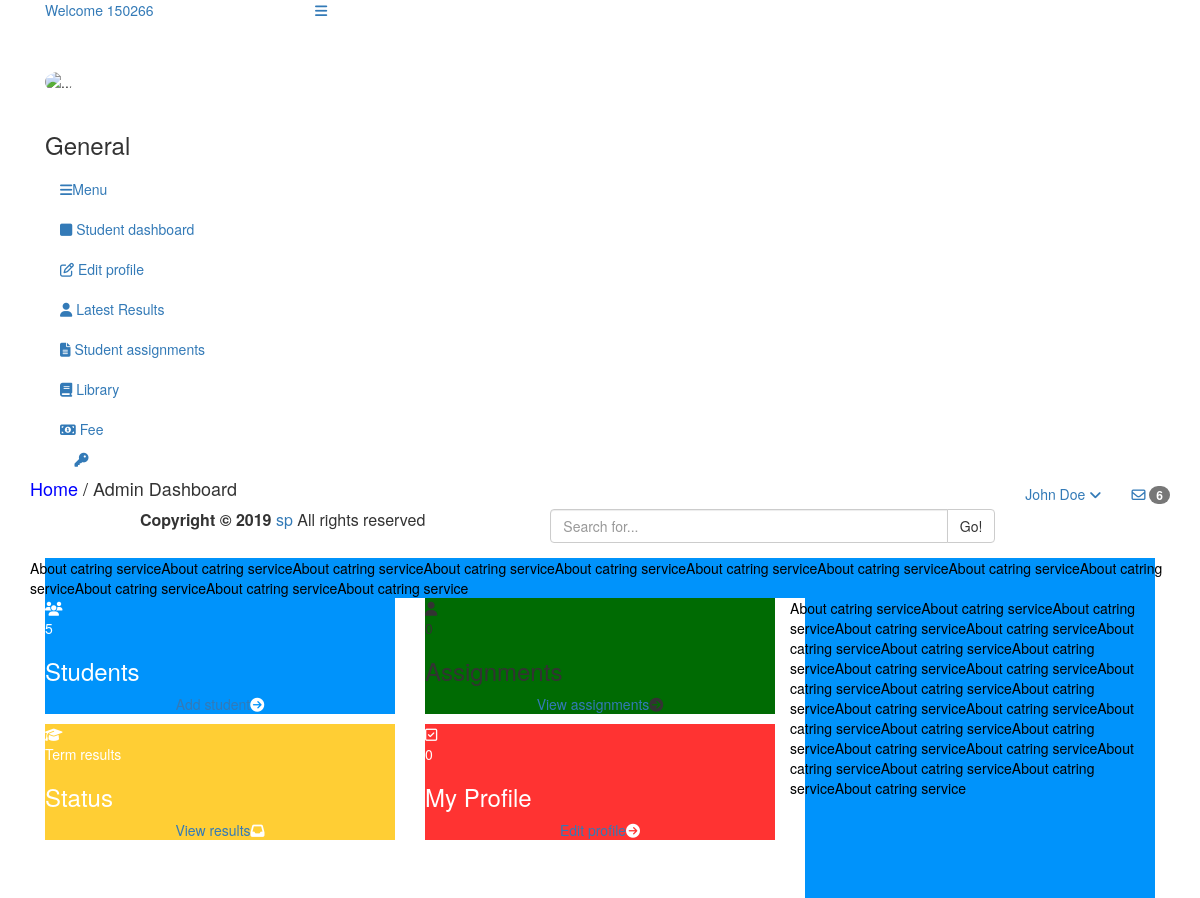
Screenshot of /index (signed in) with the database file from the repository.
### tables this page shows
CREATE TABLE `users` (
  `user_id` int(11) NOT NULL,
  `user_name` varchar(15) NOT NULL,
  `user_email` varchar(40) NOT NULL,
  `access_level` varchar(20) NOT NULL,
  `responsibility` varchar(50) NOT NULL,
  `user_pass` varchar(255) NOT NULL,
  `joining_date` timestamp NOT NULL DEFAULT CURRENT_TIMESTAMP
);

CREATE TABLE `messageoftheday` (
  `messageoftheday_id` int(225) NOT NULL,
  `messageoftheday` text NOT NULL,
  `target` varchar(20) NOT NULL,
  `messagestatus` varchar(20) NOT NULL,
  `created_by` varchar(10) NOT NULL,
  `time_created` timestamp NOT NULL DEFAULT CURRENT_TIMESTAMP
);

CREATE TABLE `notice` (
  `notice_id` int(225) NOT NULL,
  `noticetitle` text NOT NULL,
  `noticedescription` text NOT NULL,
  `target` varchar(20) NOT NULL,
  `messagestatus` varchar(20) NOT NULL,
  `created_by` varchar(50) NOT NULL,
  `time_created` timestamp NOT NULL DEFAULT CURRENT_TIMESTAMP
);

### class.user.php (called while the page is built, shortened)
<?php
class USER
{
	private $conn;
	public function __construct()
	{
		$database = new Database();
		$db = $database->dbConnection();
		$this->conn = $db;
    }
	public function runQuery($sql)
	{
		$stmt = $this->conn->prepare($sql);
		return $stmt;
	}
}
?>

### includes/nav/nav_access/student.php (the view)
<div id="sidebar-menu" class="main_menu_side hidden-print main_menu">
<div class="menu_section">
    <h3>General</h3>
    <ul class="nav side-menu">
        <li><a href=""><i class="fa fa-bars"></i>Menu</a></li>
        <li><a href="index/studentname/<?php echo $userRow['user_name']; ?>"><i class="fa fa-square"></i> Student dashboard</a></li>
        <li><a href="index/editaccount/<?php echo $userRow['user_name']; ?>"><i class="fa fa-edit"></i> Edit profile</a></li>
        <li><a href="index/results/<?php echo $userRow['user_name']; ?>"><i class="fa fa-user"></i> Latest Results</a></li>
        <li><a href="index/assignments/<?php echo $userRow['user_name']; ?>"><i class="fa fa-file-text"></i> Student assignments</a></li>
        <li><a href="index/library/<?php echo $userRow['user_name']; ?>"><i class="fa fa-book"></i> Library</a></li>
        <li><a href="index/fee/<?php echo $userRow['user_name']; ?>"><i class="fa fa-money"></i> Fee</a></li>
    </ul>
</div>
</div>

### includes/head/header.php (shortened to what this page needs)
<!DOCTYPE html>
<html lang="en">
<head>
<link href="vendors/bootstrap/dist/css/bootstrap.min.css" rel="stylesheet">
<link href="vendors/font-awesome/css/font-awesome.min.css" rel="stylesheet">
<link href="vendors/nprogress/nprogress.css" rel="stylesheet">
<link href="vendors/malihu-custom-scrollbar-plugin/jquery.mCustomScrollbar.min.css" rel="stylesheet"/>
<link href="vendors/iCheck/skins/flat/green.css" rel="stylesheet">
<link href="build/css/custom.min.css" rel="stylesheet">
</head>
<body class="nav-md">
<div class="container body">
<div class="main_container">

### includes/nav/sidepanelnav.php (shortened to what this page needs)
<div class="col-md-3 left_col menu_fixed">
    <div class="left_col scroll-view">
        <div class="navbar nav_title" style="border: 0;">
            <a href="index" class="site_title"> <span>Welcome <?php  echo $userRow['user_name']; ?></span></a>
        </div>
        <div class="profile clearfix">
            <div class="profile_pic">
                <img src="images/logo.gif" alt="..." style="width:150px;height:150px;" class="img-circle profile_img">
            </div>
        </div>
        <br />
<?php
if($userRow['access_level'] == "master_admin"){
    require_once 'nav_access/admin.php';
}
else if($userRow['access_level'] == "student"){
    require_once 'nav_access/student.php';
}
?>
        <div class="sidebar-footer hidden-small">
            <a data-toggle="tooltip" data-placement="top" title="Settings">
                <span class="glyphicon glyphicon-cog" aria-hidden="true"></span>
            </a>
            <a data-toggle="tooltip" data-placement="top" title="FullScreen">
                <span class="glyphicon glyphicon-fullscreen" aria-hidden="true"></span>
            </a>
            <a data-toggle="tooltip" id="compose" data-placement="top" title="Password change" >
                <span class="fa fa-key" aria-hidden="true"></span>
            </a>
            <a data-toggle="tooltip" data-placement="top" title="Logout" href="logout.php?logout=true">
                <span class="glyphicon glyphicon-off" aria-hidden="true"></span>
            </a>
        </div>
    </div>
</div>

### includes/nav/toppanelnav.php (shortened to what this page needs)
<div class="top_nav">
	<div class="nav_menu" style="background:#fff;">
		<nav>
			<div class="nav toggle">
				<a id="menu_toggle"><i class="fa fa-bars"></i></a>
			</div>
			<ul class="nav navbar-nav navbar-right">
				<li class="">
					<a href="javascript:;" class="user-profile dropdown-toggle" data-toggle="dropdown" aria-expanded="false">
						<img src="images/img.jpg" alt="">John Doe
						<span class=" fa fa-angle-down"></span>
					</a>
				</li>
				<li role="presentation" class="dropdown">
					<a href="javascript:;" class="dropdown-toggle info-number" data-toggle="dropdown" aria-expanded="false">
						<i class="fa fa-envelope-o"></i>
						<span class="badge bg-green">6</span>
					</a>
				</li>
			</ul>
		</nav>
	</div>
</div>

### index.php (shortened to what this page needs)
<?php
    require_once("class.user.php");
    $auth_user = new USER();
    $user_id = $_SESSION['user_session'];
    $stmt = $auth_user->runQuery("SELECT * FROM users WHERE user_id=:user_id");
    $stmt->execute(array(":user_id"=>$user_id));
    $userRow=$stmt->fetch(PDO::FETCH_ASSOC);
?>
<?php require_once 'includes/head/header.php'; ?>
<?php require_once 'includes/nav/sidepanelnav.php'; ?>
<?php require_once 'includes/nav/toppanelnav.php'; ?>
<div class="right_col" role="main">
    <div class="">
        <?php
        if($userRow['access_level'] == "master_admin"){
            require_once 'includes/access_levels/master_admin.php';
        }
        else if($userRow['access_level'] == "student"){
            require_once 'includes/access_levels/student.php';
        }
        ?>
    </div>
</div>
<center style="font-size:16px;"><b>Copyright &copy <?php echo date('Y'); ?> </b><a href="">sp</a> All rights reserved</center>
<?php require_once 'includes/footer/footer.php'; ?>

### includes/access_levels/student.php (shortened to what this page needs)
<?php
if(!isset($_GET['ref'])) {
    require_once 'includes/body/student/index.php';
}
?>

### includes/body/student/index.php
<div class="page-title">
    <div class="title_left">
        <h4><blue>Home</blue> / Admin Dashboard</h4>
    </div>
    <div class="title_right">
        <div class="col-md-5 col-sm-5 col-xs-12 form-group pull-right top_search">
            <div class="input-group">
                <input type="text" class="form-control" placeholder="Search for...">
                <span class="input-group-btn">
                <button class="btn btn-default" type="button">Go!</button>
                </span>
            </div>
        </div>
    </div>
</div>
<div class="col-md-12 col-sm-12 col-xs-12">
    <div class="x_panel blue blackfont">
        <div class="row top_tiles">
            <?php
                $stmt = $auth_user->runQuery("SELECT * FROM `messageoftheday` ORDER BY `time_created` DESC LIMIT 1 ");
                $stmt->execute(array());
                $messageoftheday=$stmt->fetchAll(PDO::FETCH_OBJ);
                foreach ($messageoftheday as $messageoftheday) {
                    ?>
                    <?php echo $messageoftheday->messageoftheday; ?>
                    <?php
                }
            ?>
        </div>
    </div>
</div>
<div class="col-md-8 col-sm-8 col-xs-12">
    <div class="x_panel">
        <div class="row top_tiles">
            <div class="animated flipInY col-lg-6 col-md-6 col-sm-6 col-xs-12">
                <div class="tile-stats blue whitefont">
                    <div class="icon"><i class="fa fa-group"></i></div>
                            <?php $stmt = $auth_user->runQuery("SELECT * FROM `subjects` ");
                            $stmt->execute(array());
                            $subjects=$stmt->fetchAll(PDO::FETCH_OBJ);
                             foreach ($subjects as $subjects) { @$num = 1;  @$count += $num; }?>
                    <div class="count"><?php echo $count; ?></div>
                    <h3>Students</h3>
                    <p><center><a href="index/addstudents">Add student</a><i class="fa fa-arrow-circle-right"></i></center></p>
                </div>
            </div>
            <div class="animated flipInY col-lg-6 col-md-6 col-sm-6 col-xs-12">
                <div class="tile-stats blue green">
                    <div class="icon"><i class="fa fa-user"></i></div>
                    <div class="count">0</div>
                    <h3>Assignments</h3>
                    <p><center><a href="index/assignments">View assignments</a><i class="fa fa-arrow-circle-right"></i></center></p>
                </div>
            </div>
            <div class="animated flipInY col-lg-6 col-md-6 col-sm-6 col-xs-12">
                <div class="tile-stats orange whitefont">
                    <div class="icon"><i class="fa fa-graduation-cap"></i></div>
                    <div class="count">Term results</div>
                    <h3>Status</h3>
                    <p><center><a href="index/results">View results</a><i class="fa fa-inbox"></i></center></p>
                </div>
            </div>
            <div class="animated flipInY col-lg-6 col-md-6 col-sm-6 col-xs-12">
                <div class="tile-stats red whitefont">
                    <div class="icon"><i class="fa fa-check-square-o"></i></div>
                    <div class="count">0</div>
                    <h3>My Profile </h3>
                    <p><center><a href="index/editaccount">Edit profile</a><i class="fa fa-arrow-circle-right"></i></center></p>
                </div>
            </div>
        </div>
    </div>
</div>
<div class="col-md-4 col-sm-4 col-xs-12">
    <div class="x_panel blue blackfont">
        <div class="row top_tiles" style="min-height:300px;">
            <?php
                $stmt = $auth_user->runQuery("SELECT * FROM `notice` ORDER BY `time_created` DESC LIMIT 1 ");
                $stmt->execute(array());
                $notice=$stmt->fetchAll(PDO::FETCH_OBJ);
                foreach ($notice as $notice) {
                    ?>
                    <?php echo $notice->noticedescription; ?>
                    <?php
                }
            ?>
        </div>
    </div>
</div>

### includes/footer/footer.php (shortened to what this page needs)
</div>
</div>
</body>
</html>

### includes/head/header.php (style rules this page uses)
html, body { background:#fff; }
.green { background:green; }
.blue { background:#0093FB; }
.blackfont { color:#000000; }
.green { background:#006B03; }
.whitefont { color:#FFFFFF; }
.orange { background:#FFCE34; }
.red { background:#FF3332; }
blue { color:blue; }

### rows the page displays
users: user_name "150266"
messageoftheday: messageoftheday "About catring serviceAbout catring serviceAbout catring serviceAbout catring serviceAbout catring serviceAbout catring serviceAbout catring serviceAbout catring serviceAbout catring serviceAbout catring serviceAbout catring serviceAbout catring service"
notice: noticedescription "About catring serviceAbout catring serviceAbout catring serviceAbout catring serviceAbout catring serviceAbout catring serviceAbout catring serviceAbout catring serviceAbout catring serviceAbout catring serviceAbout catring serviceAbout catring serviceAbout catring serviceAbout catring serviceAbout catring serviceAbout catring serviceAbout catring serviceAbout catring serviceAbout catring serviceAbout catring serviceAbout catring serviceAbout catring serviceAbout catring serviceAbout catring service"

### other values shown
$count "5"
